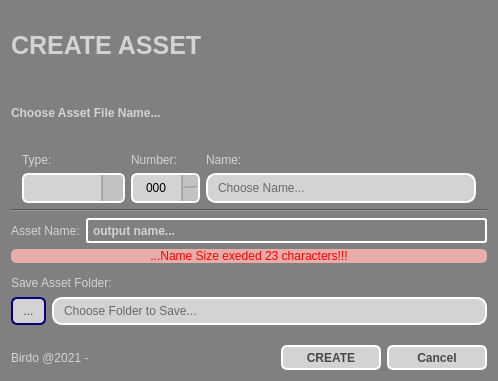
<?xml version="1.0" encoding="UTF-8"?>
<ui version="4.0">
 <class>dialog</class>
 <widget class="QDialog" name="dialog">
  <property name="windowModality">
   <enum>Qt::NonModal</enum>
  </property>
  <property name="geometry">
   <rect>
    <x>0</x>
    <y>0</y>
    <width>498</width>
    <height>381</height>
   </rect>
  </property>
  <property name="sizePolicy">
   <sizepolicy hsizetype="Fixed" vsizetype="Fixed">
    <horstretch>0</horstretch>
    <verstretch>0</verstretch>
   </sizepolicy>
  </property>
  <property name="minimumSize">
   <size>
    <width>0</width>
    <height>0</height>
   </size>
  </property>
  <property name="maximumSize">
   <size>
    <width>1000</width>
    <height>1000</height>
   </size>
  </property>
  <property name="windowTitle">
   <string>Create ASSET</string>
  </property>
  <property name="styleSheet">
   <string notr="true">QLabel {
	color: lightgray;
}

QWidget{
	background-color: gray;
}

</string>
  </property>
  <property name="sizeGripEnabled">
   <bool>false</bool>
  </property>
  <property name="modal">
   <bool>false</bool>
  </property>
  <layout class="QGridLayout" name="gridLayout_6">
   <item row="0" column="0">
    <layout class="QGridLayout" name="gridLayout_5" rowstretch="1,0,0,0,0,0,0">
     <property name="sizeConstraint">
      <enum>QLayout::SetDefaultConstraint</enum>
     </property>
     <property name="margin">
      <number>0</number>
     </property>
     <item row="0" column="0">
      <layout class="QGridLayout" name="gridLayout_4">
       <property name="spacing">
        <number>0</number>
       </property>
       <item row="1" column="0">
        <widget class="QLabel" name="label_8">
         <property name="font">
          <font>
           <weight>75</weight>
           <bold>true</bold>
          </font>
         </property>
         <property name="styleSheet">
          <string notr="true">QLabel {
	color: lightgray;
}</string>
         </property>
         <property name="text">
          <string>Choose Asset File Name...</string>
         </property>
        </widget>
       </item>
       <item row="0" column="0">
        <widget class="QLabel" name="label_7">
         <property name="font">
          <font>
           <pointsize>19</pointsize>
           <weight>75</weight>
           <bold>true</bold>
          </font>
         </property>
         <property name="text">
          <string>CREATE ASSET</string>
         </property>
        </widget>
       </item>
      </layout>
     </item>
     <item row="3" column="0">
      <layout class="QGridLayout" name="gridLayout_2" columnstretch="0,2">
       <item row="1" column="0" colspan="2">
        <widget class="QLabel" name="labelLimit">
         <property name="maximumSize">
          <size>
           <width>16777215</width>
           <height>20</height>
          </size>
         </property>
         <property name="font">
          <font>
           <weight>50</weight>
           <italic>false</italic>
           <bold>false</bold>
          </font>
         </property>
         <property name="styleSheet">
          <string notr="true">QLabel {
	color: Red;
	background-color: rgb(232, 173, 168);
	border-radius: 5px;
}</string>
         </property>
         <property name="text">
          <string>...Name Size exeded 23 characters!!!</string>
         </property>
         <property name="alignment">
          <set>Qt::AlignCenter</set>
         </property>
        </widget>
       </item>
       <item row="0" column="0">
        <widget class="QLabel" name="label_4">
         <property name="text">
          <string>Asset Name:</string>
         </property>
        </widget>
       </item>
       <item row="0" column="1">
        <widget class="QLabel" name="nameLabel">
         <property name="enabled">
          <bool>true</bool>
         </property>
         <property name="minimumSize">
          <size>
           <width>0</width>
           <height>25</height>
          </size>
         </property>
         <property name="maximumSize">
          <size>
           <width>16777215</width>
           <height>30</height>
          </size>
         </property>
         <property name="font">
          <font>
           <weight>75</weight>
           <bold>true</bold>
          </font>
         </property>
         <property name="toolTip">
          <string>Nome formatado</string>
         </property>
         <property name="styleSheet">
          <string notr="true">QLabel {
	color: lightgray;
    border: 2px solid white;
    border-radius: 3px;
    padding: 2px;
}</string>
         </property>
         <property name="frameShape">
          <enum>QFrame::WinPanel</enum>
         </property>
         <property name="text">
          <string>output name...</string>
         </property>
        </widget>
       </item>
      </layout>
     </item>
     <item row="2" column="0">
      <widget class="Line" name="line_2">
       <property name="orientation">
        <enum>Qt::Horizontal</enum>
       </property>
      </widget>
     </item>
     <item row="5" column="0">
      <spacer name="horizontalSpacer">
       <property name="orientation">
        <enum>Qt::Horizontal</enum>
       </property>
       <property name="sizeHint" stdset="0">
        <size>
         <width>398</width>
         <height>14</height>
        </size>
       </property>
      </spacer>
     </item>
     <item row="1" column="0">
      <layout class="QHBoxLayout" name="horizontalLayout">
       <item>
        <layout class="QGridLayout" name="gridLayout" columnstretch="0,0,0">
         <item row="0" column="0">
          <widget class="QLabel" name="label">
           <property name="minimumSize">
            <size>
             <width>0</width>
             <height>0</height>
            </size>
           </property>
           <property name="maximumSize">
            <size>
             <width>16777215</width>
             <height>30</height>
            </size>
           </property>
           <property name="font">
            <font>
             <weight>50</weight>
             <bold>false</bold>
            </font>
           </property>
           <property name="text">
            <string>Type:</string>
           </property>
          </widget>
         </item>
         <item row="0" column="1">
          <widget class="QLabel" name="label_2">
           <property name="minimumSize">
            <size>
             <width>0</width>
             <height>0</height>
            </size>
           </property>
           <property name="maximumSize">
            <size>
             <width>16777215</width>
             <height>30</height>
            </size>
           </property>
           <property name="font">
            <font>
             <weight>50</weight>
             <bold>false</bold>
            </font>
           </property>
           <property name="text">
            <string>Number:</string>
           </property>
          </widget>
         </item>
         <item row="0" column="2">
          <widget class="QLabel" name="label_3">
           <property name="minimumSize">
            <size>
             <width>0</width>
             <height>0</height>
            </size>
           </property>
           <property name="maximumSize">
            <size>
             <width>16777215</width>
             <height>30</height>
            </size>
           </property>
           <property name="font">
            <font>
             <weight>50</weight>
             <bold>false</bold>
            </font>
           </property>
           <property name="text">
            <string>Name:</string>
           </property>
          </widget>
         </item>
         <item row="1" column="2">
          <widget class="QLineEdit" name="lineEdit">
           <property name="sizePolicy">
            <sizepolicy hsizetype="Fixed" vsizetype="MinimumExpanding">
             <horstretch>0</horstretch>
             <verstretch>0</verstretch>
            </sizepolicy>
           </property>
           <property name="minimumSize">
            <size>
             <width>270</width>
             <height>25</height>
            </size>
           </property>
           <property name="maximumSize">
            <size>
             <width>16777215</width>
             <height>30</height>
            </size>
           </property>
           <property name="toolTip">
            <string>&lt;html&gt;&lt;head/&gt;&lt;body&gt;&lt;p&gt;Nome do asset&lt;/p&gt;&lt;p&gt;OBS: Caracteres Nao aceitos serao retirados e considerados 'espaco', trocando a primeira Letra depois deles para UpperCase!&lt;/p&gt;&lt;/body&gt;&lt;/html&gt;</string>
           </property>
           <property name="styleSheet">
            <string notr="true">QLineEdit {
	color: black;
    border: 2px solid white;
    border-radius: 10px;
    padding: 0 8px;
    background: lightgray;
    selection-background-color: darkgray;
}

QLineEdit:hover{
    border: 2px solid #05B8CC;
    color: black;
}
</string>
           </property>
           <property name="placeholderText">
            <string>Choose Name...</string>
           </property>
          </widget>
         </item>
         <item row="1" column="0">
          <widget class="QComboBox" name="comboBox">
           <property name="sizePolicy">
            <sizepolicy hsizetype="Fixed" vsizetype="MinimumExpanding">
             <horstretch>0</horstretch>
             <verstretch>0</verstretch>
            </sizepolicy>
           </property>
           <property name="minimumSize">
            <size>
             <width>103</width>
             <height>30</height>
            </size>
           </property>
           <property name="maximumSize">
            <size>
             <width>80</width>
             <height>30</height>
            </size>
           </property>
           <property name="toolTip">
            <string>Tipo do asset </string>
           </property>
           <property name="styleSheet">
            <string notr="true">QComboBox {
	color: black;
    border: 2px solid white;
    border-radius: 6px;
    padding: 1px 18px 1px 3px;
    min-width: 6em;
}

QComboBox:!editable, QComboBox::drop-down:editable {
     background: lightgray;
}

QComboBox:on { /* shift the text when the popup opens */
    padding-top: 3px;
    padding-left: 4px;
}

QComboBox::drop-down {
    width: 20px;
	background-color: rgb(194, 194, 194);
    border-left-width: 2px;
    border-left-color: darkgray;
    border-left-style: solid; /* just a single line */
    border-top-right-radius: 3px; /* same radius as the QComboBox */
    border-bottom-right-radius: 3px;
}

QComboBox:hover{
    border: 2px solid #05B8CC;
    color: white;
}

QComboBox QAbstractItemView{
    border: null;
	border-radius: 10px;
    color: black;
	background-color: lightgray;
    selection-background-color: #05B8CC;
	selection-color: white;
	selection-item-border-radius: 2px;
	padding: 3px 3px ;
}</string>
           </property>
          </widget>
         </item>
         <item row="1" column="1">
          <widget class="QSpinBox" name="spinBox">
           <property name="sizePolicy">
            <sizepolicy hsizetype="Fixed" vsizetype="MinimumExpanding">
             <horstretch>0</horstretch>
             <verstretch>0</verstretch>
            </sizepolicy>
           </property>
           <property name="minimumSize">
            <size>
             <width>69</width>
             <height>25</height>
            </size>
           </property>
           <property name="maximumSize">
            <size>
             <width>70</width>
             <height>30</height>
            </size>
           </property>
           <property name="toolTip">
            <string>Numero do asset. Cada asset tem um numero identificador</string>
           </property>
           <property name="layoutDirection">
            <enum>Qt::LeftToRight</enum>
           </property>
           <property name="styleSheet">
            <string notr="true">QSpinBox {
	color: black;
    border: 2px solid white;
	border-radius: 6px;
	background-color: lightgray;
}

QSpinBox::up-button {
    width: 15px;
	background-color: rgb(194, 194, 194);
    border-left: 2px solid darkgray;
	border-bottom: 2px solid darkgray;
    border-top-right-radius: 3px; /* same radius as the QSpinBox */
    border-bottom-right-radius: 3px;
}

QSpinBox::down-button {
    width: 15px;
	background-color: rgb(194, 194, 194);
    border-left: 2px solid darkgray;
	border-up: 2px solid darkgray;
    border-top-right-radius: 3px; /* same radius as the QSpinBox */
    border-bottom-right-radius: 3px;
}

QSpinBox:hover{
    border: 2px solid #05B8CC;
    color: white;
}
</string>
           </property>
           <property name="alignment">
            <set>Qt::AlignCenter</set>
           </property>
           <property name="prefix">
            <string>00</string>
           </property>
           <property name="maximum">
            <number>999</number>
           </property>
          </widget>
         </item>
        </layout>
       </item>
      </layout>
     </item>
     <item row="4" column="0">
      <layout class="QGridLayout" name="gridLayout_3">
       <item row="0" column="0" colspan="2">
        <widget class="QLabel" name="label_6">
         <property name="minimumSize">
          <size>
           <width>0</width>
           <height>22</height>
          </size>
         </property>
         <property name="maximumSize">
          <size>
           <width>16777215</width>
           <height>15</height>
          </size>
         </property>
         <property name="font">
          <font>
           <weight>50</weight>
           <bold>false</bold>
          </font>
         </property>
         <property name="text">
          <string>Save Asset Folder:</string>
         </property>
        </widget>
       </item>
       <item row="1" column="0">
        <widget class="QPushButton" name="button_folder">
         <property name="sizePolicy">
          <sizepolicy hsizetype="Fixed" vsizetype="MinimumExpanding">
           <horstretch>0</horstretch>
           <verstretch>0</verstretch>
          </sizepolicy>
         </property>
         <property name="minimumSize">
          <size>
           <width>35</width>
           <height>25</height>
          </size>
         </property>
         <property name="maximumSize">
          <size>
           <width>44</width>
           <height>30</height>
          </size>
         </property>
         <property name="toolTip">
          <string>escolha um folder...</string>
         </property>
         <property name="styleSheet">
          <string notr="true">QPushButton {
	color: rgb(72, 72, 72);
    border: 2px solid white;
    border-radius: 6px;
	background-color: lightgray;
	max-width: 40px;
}

QPushButton:pressed {
	color: white;
	border-color: white;
    background-color: #05B8CC;
}

QPushButton:flat {
    border: none; /* no border for a flat push button */
}

QPushButton:default {
    border-color: navy; /* make the default button prominent */
}

QPushButton:hover{
    border: 2px solid #05B8CC;
    color: black;
}</string>
         </property>
         <property name="text">
          <string>...</string>
         </property>
        </widget>
       </item>
       <item row="1" column="1">
        <widget class="QLineEdit" name="lineFolder">
         <property name="sizePolicy">
          <sizepolicy hsizetype="Expanding" vsizetype="MinimumExpanding">
           <horstretch>0</horstretch>
           <verstretch>0</verstretch>
          </sizepolicy>
         </property>
         <property name="minimumSize">
          <size>
           <width>0</width>
           <height>28</height>
          </size>
         </property>
         <property name="maximumSize">
          <size>
           <width>16777215</width>
           <height>30</height>
          </size>
         </property>
         <property name="toolTip">
          <string>Folder onde salvar o arquivo</string>
         </property>
         <property name="styleSheet">
          <string notr="true">QLineEdit {
	color: black;
    border: 2px solid white;
    border-radius: 10px;
    padding: 0 8px;
    background: lightgray;
    selection-background-color: darkgray;
}

QLineEdit:hover{
    border: 2px solid #05B8CC;
    color: black;
}
</string>
         </property>
         <property name="placeholderText">
          <string>Choose Folder to Save...</string>
         </property>
        </widget>
       </item>
      </layout>
     </item>
     <item row="6" column="0">
      <layout class="QHBoxLayout" name="horizontalLayout_3">
       <item>
        <widget class="QLabel" name="label_5">
         <property name="enabled">
          <bool>false</bool>
         </property>
         <property name="text">
          <string>Birdo @2021 -</string>
         </property>
        </widget>
       </item>
       <item>
        <widget class="QPushButton" name="createButton">
         <property name="sizePolicy">
          <sizepolicy hsizetype="Minimum" vsizetype="MinimumExpanding">
           <horstretch>0</horstretch>
           <verstretch>0</verstretch>
          </sizepolicy>
         </property>
         <property name="minimumSize">
          <size>
           <width>84</width>
           <height>25</height>
          </size>
         </property>
         <property name="maximumSize">
          <size>
           <width>100</width>
           <height>30</height>
          </size>
         </property>
         <property name="font">
          <font>
           <pointsize>9</pointsize>
           <weight>75</weight>
           <bold>true</bold>
          </font>
         </property>
         <property name="styleSheet">
          <string notr="true">QPushButton {
	color: rgb(72, 72, 72);
    border: 2px solid white;
    border-radius: 6px;
	background-color: lightgray;
    min-width: 80px;
}

QPushButton:pressed {
	color: white;
	border-color: white;
    background-color: #05B8CC;
}

QPushButton:flat {
    border: none; /* no border for a flat push button */
}

QPushButton:default {
    border-color: navy; /* make the default button prominent */
}

QPushButton:hover{
    border: 2px solid #05B8CC;
    color: black;
}</string>
         </property>
         <property name="text">
          <string>CREATE</string>
         </property>
        </widget>
       </item>
       <item>
        <widget class="QPushButton" name="cancelButton">
         <property name="minimumSize">
          <size>
           <width>84</width>
           <height>25</height>
          </size>
         </property>
         <property name="maximumSize">
          <size>
           <width>100</width>
           <height>30</height>
          </size>
         </property>
         <property name="font">
          <font>
           <weight>75</weight>
           <bold>true</bold>
          </font>
         </property>
         <property name="styleSheet">
          <string notr="true">QPushButton {
	color: rgb(72, 72, 72);
    border: 2px solid white;
    border-radius: 6px;
	background-color: lightgray;
    min-width: 80px;
}

QPushButton:pressed {
	color: red;
    background-color: rgb(255, 196, 197);
}

QPushButton:flat {
    border: none; /* no border for a flat push button */
}

QPushButton:default {
    border-color: navy; /* make the default button prominent */
}

QPushButton:hover{
    border: 2px solid #05B8CC;
    color: black;
}</string>
         </property>
         <property name="text">
          <string>Cancel</string>
         </property>
        </widget>
       </item>
      </layout>
     </item>
    </layout>
   </item>
  </layout>
 </widget>
 <resources/>
 <connections/>
</ui>
